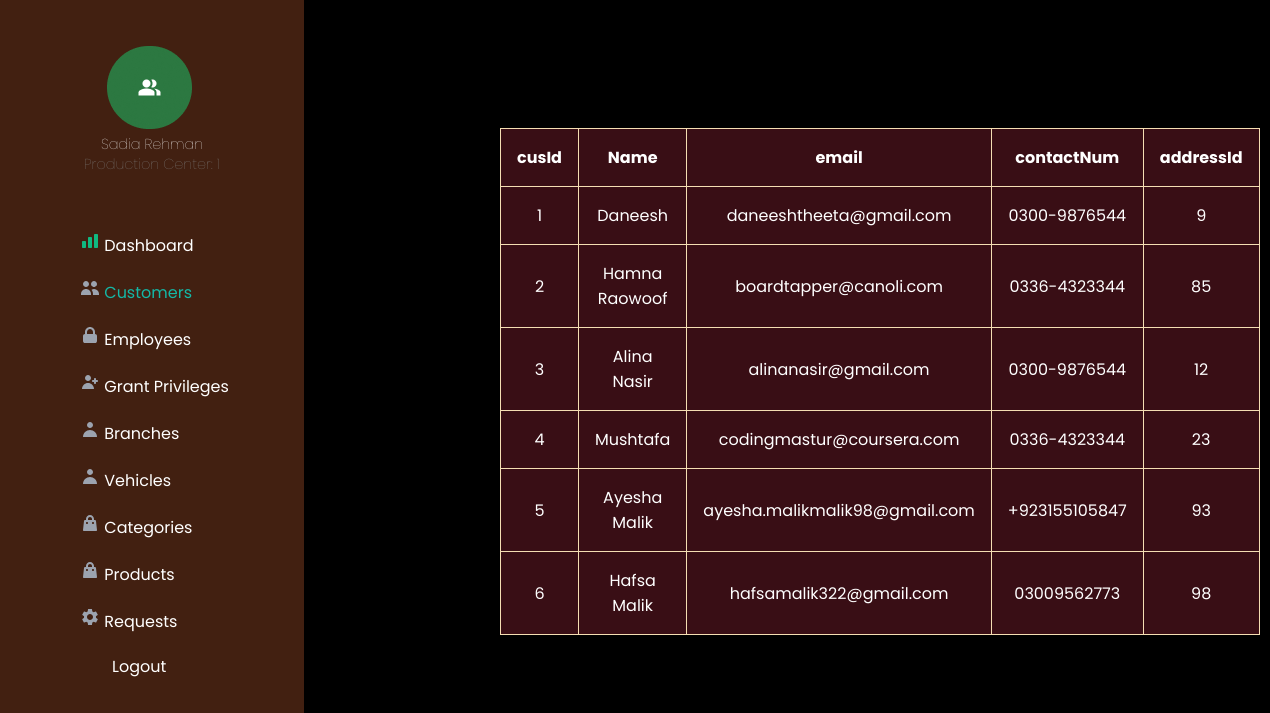
Page /bms/bms/adminCustomers.php on the committed database.
### tables this page shows
CREATE TABLE `customer` (
  `cusID` int(10) NOT NULL,
  `name` varchar(50) NOT NULL,
  `email` varchar(50) NOT NULL,
  `password` varchar(50) NOT NULL,
  `contactNum` varchar(14) NOT NULL,
  `addressID` int(10) DEFAULT NULL
);

### bms/bms/adminCustomers.php (the view, shortened to what this page needs)
<!DOCTYPE html>
<html lang="en">
<head>
    <link rel="stylesheet" href="adminCustomers.css?1422585377">
</head>
<body>
    <div class="sidebar">
        <div class="admin-id">
            <img class="admin-img"src="images/adminAVA.png" alt="admin picture">
            <div id="about-admin">
                <h3>Sadia Rehman</h3>
                <h4>Production Center:  1</h4>
            </div>
        </div>
        <div class="sidebar-menu">
            <ul>
                <li><a href="adminDashboard.php"><img src="images/dashboard.svg" alt=""> Dashboard</a></li>
                <li><a href="adminCustomers.php" class="active" style="color: #14B8A6"><img src="images/customers.svg" alt=""> Customers</a></li>
                <li><a href="adminEmployee.php"><img src="images/employees.svg" alt=""> Employees</a></li>
                <li><a href="adminGrantPriv.php"><img src="images/reg-admin.svg" alt=""> Grant Privileges</a></li>
                <li><a href="adminBranches.php"><img src="images/branches-vehicles.svg" alt=""> Branches</a></li>
                <li><a href="adminVehicles.php"><img src="images/branches-vehicles.svg" alt=""> Vehicles</a></li>
                <li><a href="adminCategory.php"><img src="images/categories-products.svg" alt=""> Categories</a></li>
                <li><a href="adminProduct.php"><img src="images/categories-products.svg" alt=""> Products</a></li>
                <li><a href="adminRequest.php"><img src="images/requests.svg" alt=""> Requests</a></li>
                <li id="logout"><a href="#"> Logout</a></li>
            </ul>
        </div>
    </div>
    <main>
        <table id = "cust-table">
            <tr>
                <th>cusId</th>
                <th>Name</th>
                <th>email</th>
                <th>contactNum</th>
                <th>addressId</th>
            </tr>
            <?php
            include('dbconfig.php');
            $sql = "SELECT cusID, name, email, contactNum, addressID FROM customer";
            $result = $conn -> query($sql);
            if($result-> num_rows > 0) {
                while($row = $result-> fetch_assoc()) {
                    echo "<tr><td>".$row["cusID"]."</td><td>".$row["name"]."</td><td>".$row["email"]."</td><td>".$row["contactNum"]."</td><td>".$row["addressID"]."</td></tr>";
                }
                echo "</table>";
            }
            ?>
    </main>
</body>
</html>

### bms/bms/adminCustomers.css (style rules this page uses)
body { background-color: #000000; }
.sidebar { background-color: #422011; height: 100%; width: 19rem; position: fixed; z-index: 1; top: 0; left: 0; overflow-x: hidden; padding-top: 20px; font-family: 'poppins'; }
.admin-id { margin-top: 1.6rem; }
#logout { margin: auto; }
#about-admin { margin: auto; }
.sidebar h3, .sidebar h4 { color: #ffffff; font-family: 'poppins'; font-size: .9em; margin: -.1em; text-align: center; font-weight: lighter; }
.sidebar h4 { margin-bottom: 3.5em; color: #818181; }
.sidebar .admin-img { margin-left: 6.7em; }
.sidebar-menu { margin-left: 3.5rem; }
.sidebar-menu li { margin-bottom: 0.5rem; color: #ffffff; }
.sidebar-menu a { padding: 6px 8px 6px 16px; text-decoration: none; font-size: 1em; color: #ffffff; display: block; }
.sidebar-menu ul { list-style: none; }
.sidebar-menu ul li { margin-left: -2em; }
.sidebar-menu ul li a { text-decoration: none; color: #ffffff; display: block; -webkit-transition: all ease-out 300ms; transition: all ease-out 300ms; }
.sidebar-menu ul li:not(.active)::after { opacity: 0.2; }
.sidebar-menu ul li::after { content: ''; position: absolute; width: 100%; height: 0.2em; background: black; left: 0; bottom: 0; }
main { color: #ffffff; font-family: 'poppins'; margin-left: 250px; padding: 0px 10px; }
table, th, td { background-color: #390E15; border: 1px solid wheat; border-collapse: collapse; margin-top: 8em; margin-left: 14.5em; text-align: center; padding: 1em; }

### rows in the picture
customer: cusID "1", name "Daneesh", email "daneeshtheeta@gmail.com", contactNum "0300-9876544", addressID "9"
customer: cusID "2", name "Hamna Raowoof", email "boardtapper@canoli.com", contactNum "0336-4323344", addressID "85"
customer: cusID "3", name "Alina Nasir", email "alinanasir@gmail.com", contactNum "0300-9876544", addressID "12"
customer: cusID "4", name "Mushtafa", email "codingmastur@coursera.com", contactNum "0336-4323344", addressID "23"
customer: cusID "5", name "Ayesha Malik", email "ayesha.malikmalik98@gmail.com", contactNum "+923155105847", addressID "93"
customer: cusID "6", name "Hafsa Malik", email "hafsamalik322@gmail.com", contactNum "03009562773", addressID "98"
